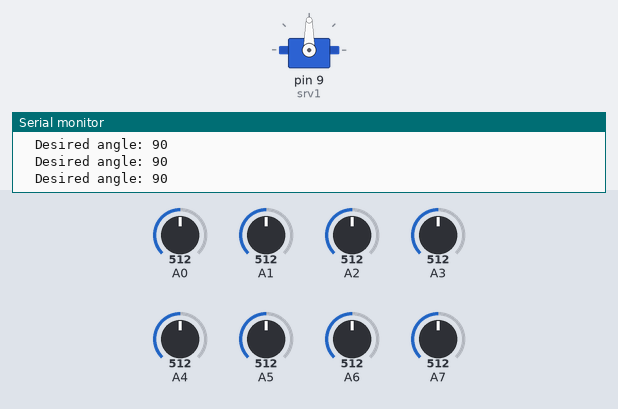
Simulated run of this sketch. Board: Arduino Nano, built with avr-gcc and run on an emulated ATmega328P. On the bench: servo, the last lines printed to the serial monitor. The test bench sets the inputs (shaded band); at power-on: A0 = 512, A1 = 512, A5 = 512, A2 = 512, A7 = 512, A3 = 512, A4 = 512, A6 = 512.

Above: at 1.2 s.
1.3 s: A0 set to 560
At 1.7 s:
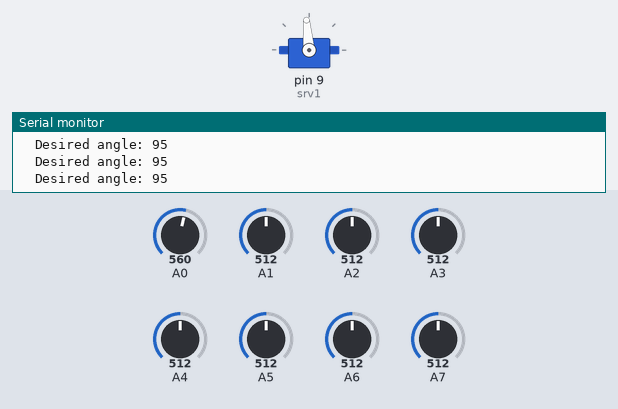
4.3 s: A1 set to 560
At 5.0 s:
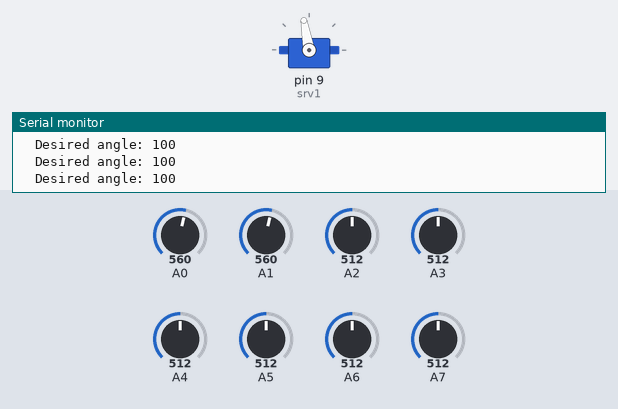
5.8 s: A5 set to 560
At 6.4 s:
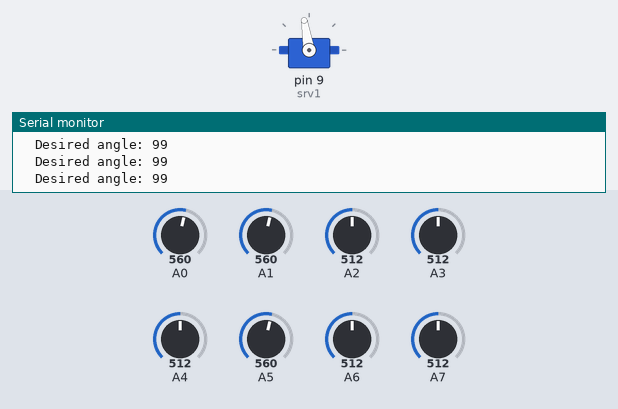
8.8 s: A2 set to 560
At 9.7 s:
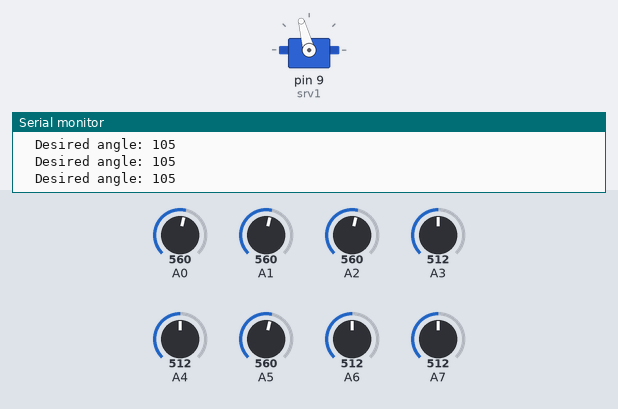
11.8 s: A7 set to 560
At 12.5 s:
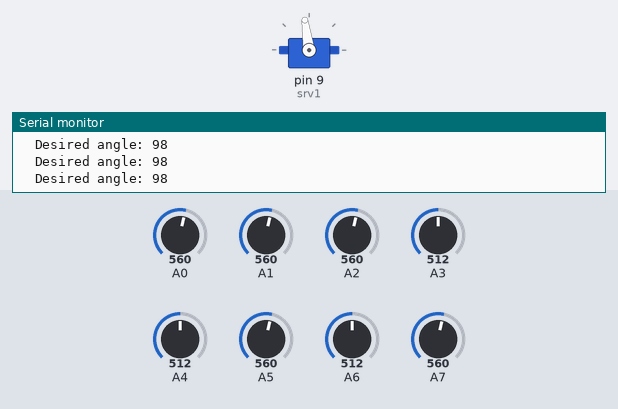
14.8 s: A3 set to 560
At 15.8 s:
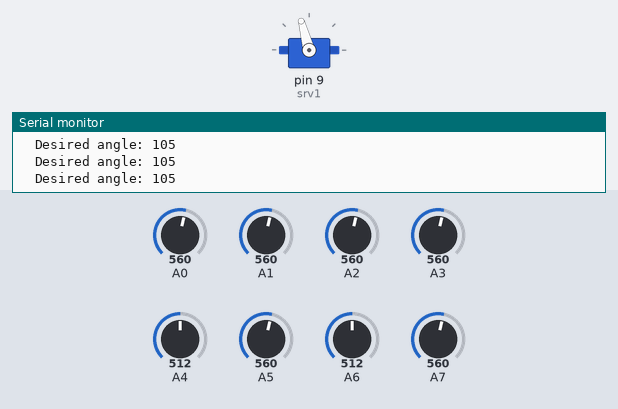
Timing chart, 0 to 17.8 s (numbered marks = the images above; inputs shaded):
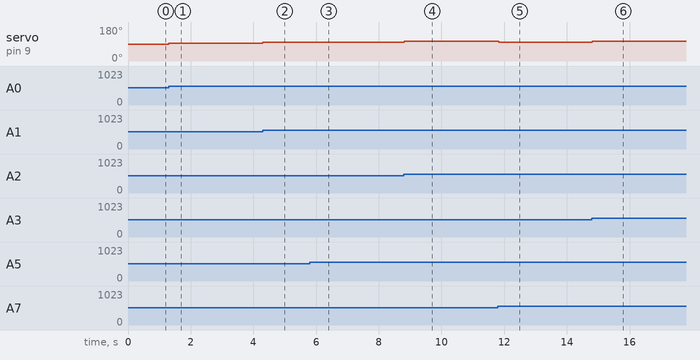

Measured:
- after the input at 1.3 s, servo on pin 9 (srv1): 90° → 95° at once
- after the input at 4.3 s, servo on pin 9 (srv1): 95° → 100° at once
- after the input at 5.8 s, servo on pin 9 (srv1): 100° → 99° at once
- after the input at 8.8 s, servo on pin 9 (srv1): 99° → 105° at once
- after the input at 11.8 s, servo on pin 9 (srv1): 105° → 98° at once
- after the input at 14.8 s, servo on pin 9 (srv1): 98° → 105° at once

The sketch:

Line_Sensor.ino
```cpp
#define sensorCnt 8
#include <Servo.h>
#include <math.h>

Servo srv1;
boolean lineState[sensorCnt];
float lineSensorMean[sensorCnt];
//max about 45degree
int weight[sensorCnt]={-35,-25,-15,-5,5,15,25,35};
int nextCmd = 90;
const int increase = 10;
int currentCmd = 90;
const float kd = 1;


void setup() {
   srv1.attach(9.
   );
   srv1.write(90);
   pinMode(A0, INPUT);
   pinMode(A1, INPUT);
   pinMode(A2, INPUT);
   pinMode(A3, INPUT);
   pinMode(A4, INPUT);
   pinMode(A5, INPUT);
   pinMode(A6, INPUT);
   pinMode(A7, INPUT);
   Serial.begin(9600);
   for(int i=0; i<sensorCnt; ++i)lineSensorMean[i] = 0;
}

void loop() {

  //read sensor
   for(unsigned short i=0; i<sensorCnt; i++) {
      lineState[i] = (analogRead(i)<=550) ? 1 : 0;
   }
  int total = 0;
  int count = 0;
  for(int i=0; i<sensorCnt; ++i) {
    total = total + lineState[i]*weight[i];
    count = count + lineState[i];
  }
  if (count != 0)
  {
    nextCmd = 90 + total/count;
  }

  if (nextCmd > currentCmd + increase)
  {
    currentCmd = currentCmd + increase;
  }
  if ((nextCmd <= currentCmd + increase) && (nextCmd >= currentCmd - increase))
  {
    currentCmd = nextCmd;
  }
  if (nextCmd < currentCmd - increase)
  {
    currentCmd = currentCmd - increase;
  }
   srv1.write(currentCmd);

   Serial.print("\tDesired angle: ");
   Serial.print(currentCmd);

   Serial.println();

}
```
